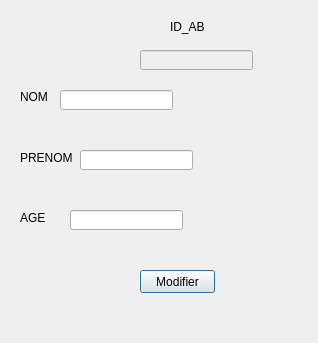
<?xml version="1.0" encoding="UTF-8"?>
<ui version="4.0">
 <class>modifier_ab</class>
 <widget class="QDialog" name="modifier_ab">
  <property name="geometry">
   <rect>
    <x>0</x>
    <y>0</y>
    <width>318</width>
    <height>343</height>
   </rect>
  </property>
  <property name="windowTitle">
   <string>Modifier abonnee</string>
  </property>
  <property name="windowIcon">
   <iconset>
    <normaloff>../../Desktop/New folder/favicon.ico</normaloff>../../Desktop/New folder/favicon.ico</iconset>
  </property>
  <widget class="QLineEdit" name="ID_ABMOD">
   <property name="enabled">
    <bool>false</bool>
   </property>
   <property name="geometry">
    <rect>
     <x>140</x>
     <y>50</y>
     <width>113</width>
     <height>20</height>
    </rect>
   </property>
  </widget>
  <widget class="QLineEdit" name="NOM_MOD">
   <property name="geometry">
    <rect>
     <x>60</x>
     <y>90</y>
     <width>113</width>
     <height>20</height>
    </rect>
   </property>
  </widget>
  <widget class="QLabel" name="label_4">
   <property name="geometry">
    <rect>
     <x>20</x>
     <y>210</y>
     <width>31</width>
     <height>16</height>
    </rect>
   </property>
   <property name="text">
    <string>AGE</string>
   </property>
  </widget>
  <widget class="QLabel" name="label_2">
   <property name="geometry">
    <rect>
     <x>20</x>
     <y>90</y>
     <width>47</width>
     <height>14</height>
    </rect>
   </property>
   <property name="text">
    <string>NOM</string>
   </property>
  </widget>
  <widget class="QLineEdit" name="PRENOM_MOD">
   <property name="geometry">
    <rect>
     <x>80</x>
     <y>150</y>
     <width>113</width>
     <height>20</height>
    </rect>
   </property>
  </widget>
  <widget class="QPushButton" name="MOD">
   <property name="geometry">
    <rect>
     <x>140</x>
     <y>270</y>
     <width>75</width>
     <height>23</height>
    </rect>
   </property>
   <property name="text">
    <string>Modifier</string>
   </property>
  </widget>
  <widget class="QLabel" name="label">
   <property name="geometry">
    <rect>
     <x>170</x>
     <y>20</y>
     <width>47</width>
     <height>14</height>
    </rect>
   </property>
   <property name="text">
    <string>ID_AB</string>
   </property>
  </widget>
  <widget class="QLabel" name="label_3">
   <property name="geometry">
    <rect>
     <x>20</x>
     <y>150</y>
     <width>61</width>
     <height>16</height>
    </rect>
   </property>
   <property name="text">
    <string>PRENOM</string>
   </property>
  </widget>
  <widget class="QLineEdit" name="AGE_MOD">
   <property name="geometry">
    <rect>
     <x>70</x>
     <y>210</y>
     <width>113</width>
     <height>20</height>
    </rect>
   </property>
  </widget>
 </widget>
 <resources/>
 <connections/>
</ui>
